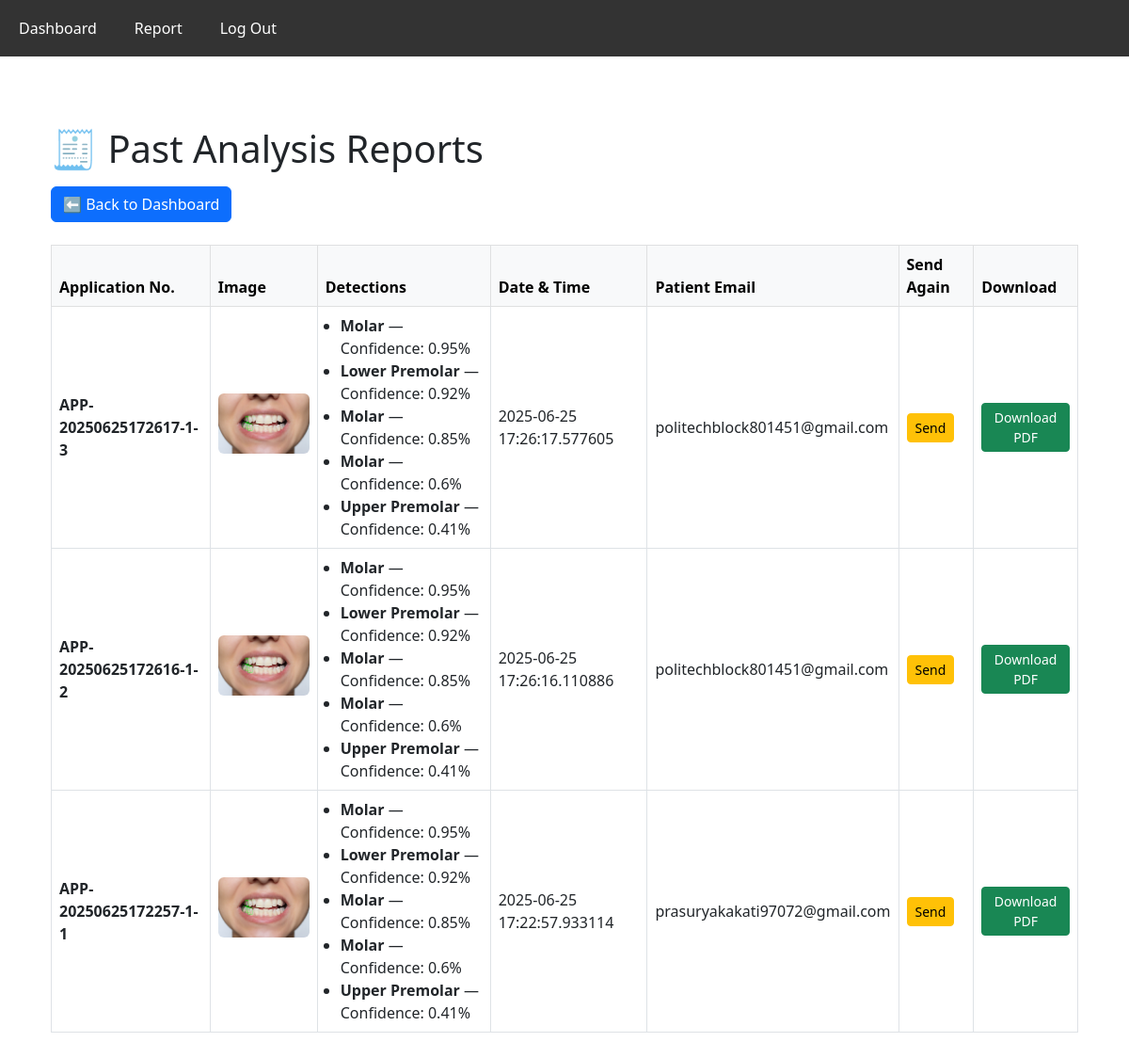
The app's page /reports (signed in) with its own data.
### tables this page shows
CREATE TABLE reports (
    id INTEGER PRIMARY KEY AUTOINCREMENT,
    user_id INTEGER NOT NULL,
    application_number TEXT NOT NULL,
    image_path TEXT NOT NULL,
    detection_result TEXT,
    created_at TIMESTAMP DEFAULT CURRENT_TIMESTAMP,
    patient_email TEXT,
    FOREIGN KEY (user_id) REFERENCES users(id)
);

### app.py (the view)
@app.route('/reports')
def reports():
    if 'user_id' not in session:
        return redirect(url_for('login'))
    conn = get_db_connection()
    report_data = conn.execute(
        """SELECT id, application_number, image_path, detection_result, created_at, patient_email
           FROM reports
           WHERE user_id = ?
           ORDER BY created_at DESC""",
        (session['user_id'],)
    ).fetchall()
    conn.close()
    parsed_reports = []
    for report in report_data:
        r = dict(report)
        try:
            r['parsed_detections'] = ast.literal_eval(r['detection_result']) if r['detection_result'] else []
        except Exception:
            r['parsed_detections'] = []
        parsed_reports.append(r)
    return render_template('reports.html', reports=parsed_reports)

### app.py (called while the page is built)
def get_db_connection():
    conn = sqlite3.connect(DATABASE)
    conn.row_factory = sqlite3.Row
    return conn

### templates/reports.html (shortened to what this page needs)
{% extends "base.html" %}
{% block content %}
<link href="https://cdn.jsdelivr.net/npm/bootstrap@5.3.0/dist/css/bootstrap.min.css" rel="stylesheet">
<div class="container my-4">
  <h1 class="mb-3">🧾 Past Analysis Reports</h1>
  <a href="{{ url_for('dashboard') }}" class="btn btn-primary mb-4">⬅ Back to Dashboard</a>
  {% if reports %}
  <div class="table-responsive">
    <table class="table table-bordered align-middle">
      <thead class="table-light">
        <tr>
          <th>Application No.</th>
          <th>Image</th>
          <th>Detections</th>
          <th>Date & Time</th>
          <th>Patient Email</th>
          <th>Send Again</th>
          <th>Download</th>
        </tr>
      </thead>
      <tbody>
        {% for report in reports %}
        <tr id="report-{{ report['id'] }}">
          <td><strong>{{ report['application_number'] }}</strong></td>
          <td>
            <img src="/{{ report['image_path'] }}" alt="Report Image" class="img-fluid rounded mb-2" width="200">
          </td>
          <td>
            <div id="text-{{ report['id'] }}">
              {% if report.parsed_detections %}
              <ul class="mb-0 ps-3">
                {% for item in report.parsed_detections %}
                <li><strong>{{ item.label }}</strong> — Confidence: {{ item.confidence }}%</li>
                {% endfor %}
              </ul>
              {% else %}
              <em>No findings detected.</em>
              {% endif %}
            </div>
          </td>
          <td>{{ report['created_at'] }}</td>
          <td>{{ report['patient_email'] or '—' }}</td>
          <td>
            {% if report['patient_email'] %}
            <form action="{{ url_for('send_report') }}" method="POST">
              <button type="submit" class="btn btn-sm btn-warning">Send</button>
            </form>
            {% else %}
              <em class="text-muted">N/A</em>
            {% endif %}
          </td>
          <td>
            <button onclick="downloadPDF({{ report['id'] }})" class="btn btn-sm btn-success btn-download">
              Download PDF
            </button>
          </td>
        </tr>
        {% endfor %}
      </tbody>
    </table>
  </div>
  {% else %}
    <p>No reports found.</p>
  {% endif %}
</div>
{% endblock %}

### templates/base.html (shortened to what this page needs)
<!DOCTYPE html>
<html lang="en">
<head>
</head>
<body>
    <div id="navbar">
        <a href="/dashboard">Dashboard</a>
        <a href="/reports">Report</a>
        <a href="/logout">Log Out</a>
    </div>
    <div class="container">
        {% block content %}{% endblock %}
    </div>
</body>
</html>

### templates/base.html (style rules this page uses)
body { margin: 0; }
#navbar { position: fixed; top: 0; width: 100%; height: 60px; background-color: #333; z-index: 1000; }
#navbar a { float: left; padding: 18px 20px; color: white; text-decoration: none; }
.container { margin-top: 70px; padding: 20px; }

### records on screen
reports: application_number "APP-20250625172617-1-3", label "Molar" "Lower Premolar" "Molar" "Molar" "Upper Premolar", confidence "0.95" "0.92" "0.85" "0.6" "0.41", created_at "2025-06-25 17:26:17.577605", patient_email "politechblock801451@gmail.com"
reports: application_number "APP-20250625172616-1-2", label "Molar" "Lower Premolar" "Molar" "Molar" "Upper Premolar", confidence "0.95" "0.92" "0.85" "0.6" "0.41", created_at "2025-06-25 17:26:16.110886", patient_email "politechblock801451@gmail.com"
reports: application_number "APP-20250625172257-1-1", label "Molar" "Lower Premolar" "Molar" "Molar" "Upper Premolar", confidence "0.95" "0.92" "0.85" "0.6" "0.41", created_at "2025-06-25 17:22:57.933114", patient_email "prasuryakakati97072@gmail.com"
